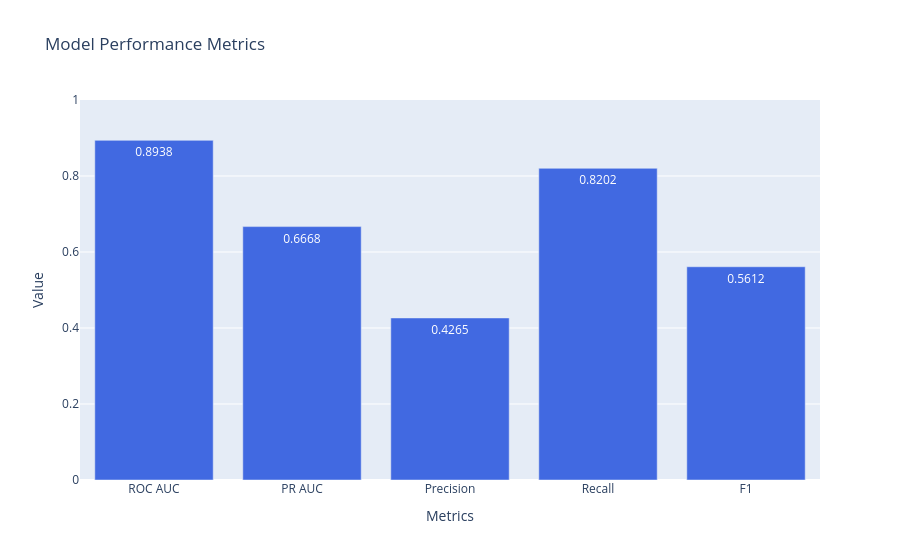

Notebook source saved alongside this figure:
### Code cell
lr_visualizer.plot_metrics_comparison()

### Figure 1 — Plotly figure (JSON) as saved in the notebook; plotly's stock layout.template omitted (floating-point values rounded to 4 significant figures)
{"data": [{"marker": {"color": "royalblue"}, "text": ["0.8938", "0.6668", "0.4265", "0.8202", "0.5612"], "textfont": {"size": 12}, "textposition": "auto", "x": ["ROC AUC", "PR AUC", "Precision", "Recall", "F1"], "y": [0.8938, 0.6668, 0.4265, 0.8202, 0.5612], "type": "bar"}], "layout": {"yaxis": {"title": {"text": "Value"}, "range": [0, 1]}, "title": {"text": "Model Performance Metrics"}, "xaxis": {"title": {"text": "Metrics"}}, "showlegend": false}}
